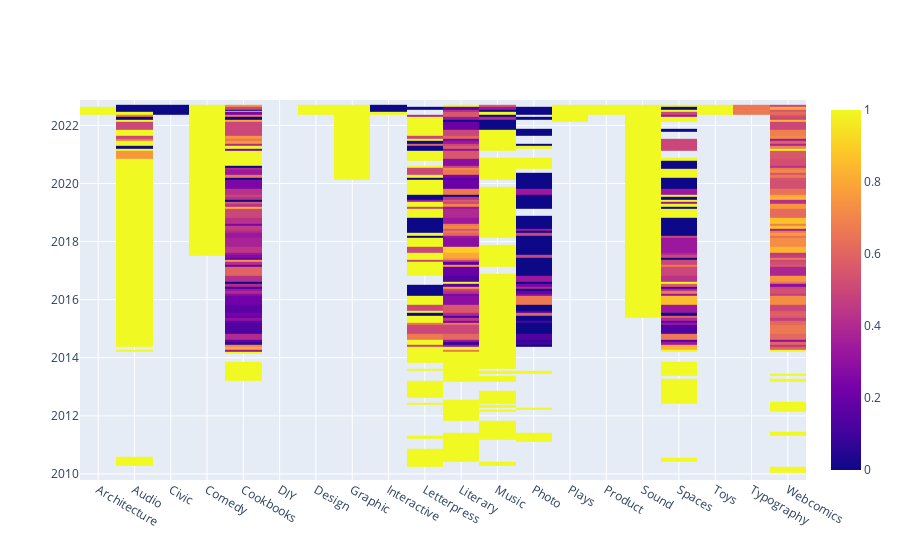

Source (notebook cell):
### Code cell
#Q2 Graphing

def df_to_plotly(df):
    return {'z': df.values.tolist(),
            'x': df.columns.tolist(),
            'y': df.index.tolist()}

import plotly.graph_objects as go

categories = df['category'].unique()

fig = go.Figure(data=go.Heatmap(df_to_plotly(success_rate_table)))
fig.show()

### Figure 1 — Plotly figure (JSON) as saved in the notebook; plotly's stock layout.template omitted (floating-point values rounded to 4 significant figures; data arrays with more than 128 entries replaced by an {"elided": "..."} marker saying what was removed)
{"data": [{"type": "heatmap", "x": ["Architecture", "Audio", "Civic", "Comedy", "Cookbooks", "DIY", "Design", "Graphic", "Interactive", "Letterpress", "Literary", "Music", "Photo", "Plays", "Product", "Sound", "Spaces", "Toys", "Typography", "Webcomics"], "y": {"elided": "144 str values"}, "z": {"elided": "144x20 float values"}}], "layout": {}}
